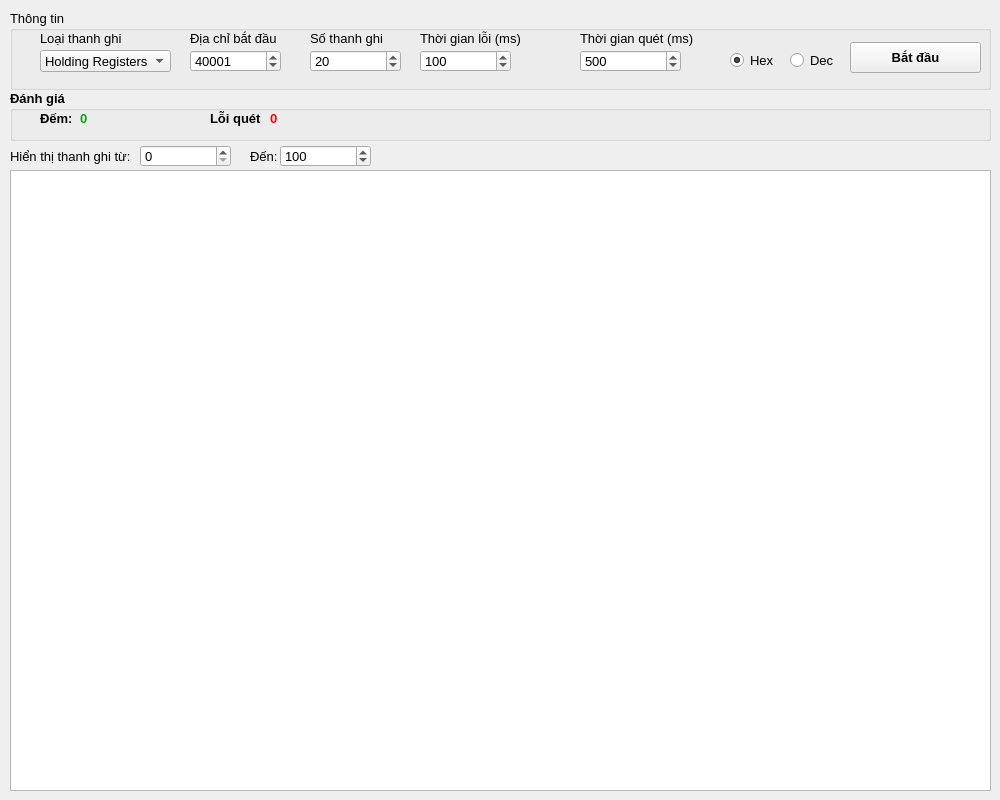
<?xml version="1.0" encoding="UTF-8"?>
<ui version="4.0">
 <class>FrmRepairModbusConnection</class>
 <widget class="QMainWindow" name="FrmRepairModbusConnection">
  <property name="geometry">
   <rect>
    <x>0</x>
    <y>0</y>
    <width>1000</width>
    <height>800</height>
   </rect>
  </property>
  <property name="windowTitle">
   <string>MainWindow</string>
  </property>
  <widget class="QWidget" name="centralwidget">
   <widget class="QGroupBox" name="groupBox">
    <property name="geometry">
     <rect>
      <x>10</x>
      <y>10</y>
      <width>981</width>
      <height>80</height>
     </rect>
    </property>
    <property name="font">
     <font>
      <pointsize>10</pointsize>
     </font>
    </property>
    <property name="title">
     <string>Thông tin</string>
    </property>
    <widget class="QLabel" name="label_4">
     <property name="geometry">
      <rect>
       <x>570</x>
       <y>20</y>
       <width>121</width>
       <height>16</height>
      </rect>
     </property>
     <property name="text">
      <string>Thời gian quét (ms)</string>
     </property>
    </widget>
    <widget class="QLabel" name="label_2">
     <property name="geometry">
      <rect>
       <x>300</x>
       <y>20</y>
       <width>91</width>
       <height>16</height>
      </rect>
     </property>
     <property name="text">
      <string>Số thanh ghi</string>
     </property>
    </widget>
    <widget class="QLabel" name="label">
     <property name="geometry">
      <rect>
       <x>180</x>
       <y>20</y>
       <width>91</width>
       <height>16</height>
      </rect>
     </property>
     <property name="text">
      <string>Địa chỉ bắt đầu</string>
     </property>
    </widget>
    <widget class="QSpinBox" name="spinBox_StartRegister">
     <property name="geometry">
      <rect>
       <x>180</x>
       <y>40</y>
       <width>91</width>
       <height>22</height>
      </rect>
     </property>
     <property name="minimum">
      <number>0</number>
     </property>
     <property name="maximum">
      <number>65535</number>
     </property>
     <property name="value">
      <number>40001</number>
     </property>
    </widget>
    <widget class="QSpinBox" name="spinBox_TimerScan">
     <property name="geometry">
      <rect>
       <x>570</x>
       <y>40</y>
       <width>101</width>
       <height>22</height>
      </rect>
     </property>
     <property name="minimum">
      <number>1</number>
     </property>
     <property name="maximum">
      <number>65535</number>
     </property>
     <property name="value">
      <number>500</number>
     </property>
    </widget>
    <widget class="QSpinBox" name="spinBox_NumberRegister">
     <property name="geometry">
      <rect>
       <x>300</x>
       <y>40</y>
       <width>91</width>
       <height>22</height>
      </rect>
     </property>
     <property name="minimum">
      <number>1</number>
     </property>
     <property name="maximum">
      <number>120</number>
     </property>
     <property name="value">
      <number>20</number>
     </property>
    </widget>
    <widget class="QComboBox" name="comboBox_typeRegister">
     <property name="geometry">
      <rect>
       <x>30</x>
       <y>40</y>
       <width>131</width>
       <height>22</height>
      </rect>
     </property>
     <item>
      <property name="text">
       <string>Holding Registers</string>
      </property>
     </item>
     <item>
      <property name="text">
       <string>Input Registers</string>
      </property>
     </item>
    </widget>
    <widget class="QLabel" name="label_3">
     <property name="geometry">
      <rect>
       <x>30</x>
       <y>20</y>
       <width>91</width>
       <height>16</height>
      </rect>
     </property>
     <property name="text">
      <string>Loại thanh ghi</string>
     </property>
    </widget>
    <widget class="QPushButton" name="pushButton_Start">
     <property name="geometry">
      <rect>
       <x>840</x>
       <y>32</y>
       <width>131</width>
       <height>31</height>
      </rect>
     </property>
     <property name="font">
      <font>
       <pointsize>10</pointsize>
       <bold>true</bold>
      </font>
     </property>
     <property name="styleSheet">
      <string notr="true"/>
     </property>
     <property name="text">
      <string>Bắt đầu</string>
     </property>
    </widget>
    <widget class="QLabel" name="label_5">
     <property name="geometry">
      <rect>
       <x>410</x>
       <y>20</y>
       <width>101</width>
       <height>16</height>
      </rect>
     </property>
     <property name="text">
      <string>Thời gian lỗi (ms)</string>
     </property>
    </widget>
    <widget class="QSpinBox" name="spinBox_TimerOut">
     <property name="geometry">
      <rect>
       <x>410</x>
       <y>40</y>
       <width>91</width>
       <height>22</height>
      </rect>
     </property>
     <property name="minimum">
      <number>10</number>
     </property>
     <property name="maximum">
      <number>65535</number>
     </property>
     <property name="value">
      <number>100</number>
     </property>
    </widget>
    <widget class="QRadioButton" name="radioButton_Hex">
     <property name="geometry">
      <rect>
       <x>720</x>
       <y>40</y>
       <width>51</width>
       <height>20</height>
      </rect>
     </property>
     <property name="text">
      <string>Hex</string>
     </property>
     <property name="checked">
      <bool>true</bool>
     </property>
    </widget>
    <widget class="QRadioButton" name="radioButton_Dec">
     <property name="geometry">
      <rect>
       <x>780</x>
       <y>40</y>
       <width>51</width>
       <height>20</height>
      </rect>
     </property>
     <property name="text">
      <string>Dec</string>
     </property>
    </widget>
   </widget>
   <widget class="QPlainTextEdit" name="plainTextEdit_Result">
    <property name="geometry">
     <rect>
      <x>10</x>
      <y>170</y>
      <width>981</width>
      <height>621</height>
     </rect>
    </property>
   </widget>
   <widget class="QGroupBox" name="groupBox_2">
    <property name="geometry">
     <rect>
      <x>10</x>
      <y>90</y>
      <width>981</width>
      <height>51</height>
     </rect>
    </property>
    <property name="font">
     <font>
      <pointsize>10</pointsize>
      <bold>true</bold>
     </font>
    </property>
    <property name="title">
     <string>Đánh giá</string>
    </property>
    <widget class="QLabel" name="label_6">
     <property name="geometry">
      <rect>
       <x>30</x>
       <y>20</y>
       <width>31</width>
       <height>16</height>
      </rect>
     </property>
     <property name="text">
      <string>Đếm:</string>
     </property>
    </widget>
    <widget class="QLabel" name="label_Count">
     <property name="geometry">
      <rect>
       <x>70</x>
       <y>20</y>
       <width>111</width>
       <height>16</height>
      </rect>
     </property>
     <property name="font">
      <font>
       <pointsize>10</pointsize>
       <bold>true</bold>
      </font>
     </property>
     <property name="styleSheet">
      <string notr="true">color: rgb(0, 170, 0);</string>
     </property>
     <property name="text">
      <string>0</string>
     </property>
    </widget>
    <widget class="QLabel" name="label_8">
     <property name="geometry">
      <rect>
       <x>200</x>
       <y>20</y>
       <width>51</width>
       <height>16</height>
      </rect>
     </property>
     <property name="text">
      <string>Lỗi quét:</string>
     </property>
    </widget>
    <widget class="QLabel" name="label_ErrorScan">
     <property name="geometry">
      <rect>
       <x>260</x>
       <y>20</y>
       <width>111</width>
       <height>16</height>
      </rect>
     </property>
     <property name="font">
      <font>
       <pointsize>10</pointsize>
       <bold>true</bold>
      </font>
     </property>
     <property name="styleSheet">
      <string notr="true">color: rgb(255, 0, 0);</string>
     </property>
     <property name="text">
      <string>0</string>
     </property>
    </widget>
   </widget>
   <widget class="QSpinBox" name="spinBox_displayTo">
    <property name="geometry">
     <rect>
      <x>280</x>
      <y>145</y>
      <width>91</width>
      <height>22</height>
     </rect>
    </property>
    <property name="font">
     <font>
      <pointsize>10</pointsize>
     </font>
    </property>
    <property name="minimum">
     <number>0</number>
    </property>
    <property name="maximum">
     <number>120</number>
    </property>
    <property name="value">
     <number>100</number>
    </property>
   </widget>
   <widget class="QLabel" name="label_10">
    <property name="geometry">
     <rect>
      <x>250</x>
      <y>148</y>
      <width>31</width>
      <height>16</height>
     </rect>
    </property>
    <property name="font">
     <font>
      <pointsize>10</pointsize>
     </font>
    </property>
    <property name="text">
     <string>Đến:</string>
    </property>
   </widget>
   <widget class="QSpinBox" name="spinBox_displayFrom">
    <property name="geometry">
     <rect>
      <x>140</x>
      <y>145</y>
      <width>91</width>
      <height>22</height>
     </rect>
    </property>
    <property name="font">
     <font>
      <pointsize>10</pointsize>
     </font>
    </property>
    <property name="minimum">
     <number>0</number>
    </property>
    <property name="maximum">
     <number>120</number>
    </property>
    <property name="value">
     <number>0</number>
    </property>
   </widget>
   <widget class="QLabel" name="label_9">
    <property name="geometry">
     <rect>
      <x>10</x>
      <y>148</y>
      <width>121</width>
      <height>16</height>
     </rect>
    </property>
    <property name="font">
     <font>
      <pointsize>10</pointsize>
     </font>
    </property>
    <property name="text">
     <string>Hiển thị thanh ghi từ:</string>
    </property>
   </widget>
  </widget>
 </widget>
 <tabstops>
  <tabstop>comboBox_typeRegister</tabstop>
  <tabstop>spinBox_StartRegister</tabstop>
  <tabstop>spinBox_NumberRegister</tabstop>
  <tabstop>spinBox_TimerOut</tabstop>
  <tabstop>spinBox_TimerScan</tabstop>
  <tabstop>radioButton_Hex</tabstop>
  <tabstop>radioButton_Dec</tabstop>
  <tabstop>pushButton_Start</tabstop>
  <tabstop>plainTextEdit_Result</tabstop>
  <tabstop>spinBox_displayFrom</tabstop>
  <tabstop>spinBox_displayTo</tabstop>
 </tabstops>
 <resources/>
 <connections/>
</ui>
